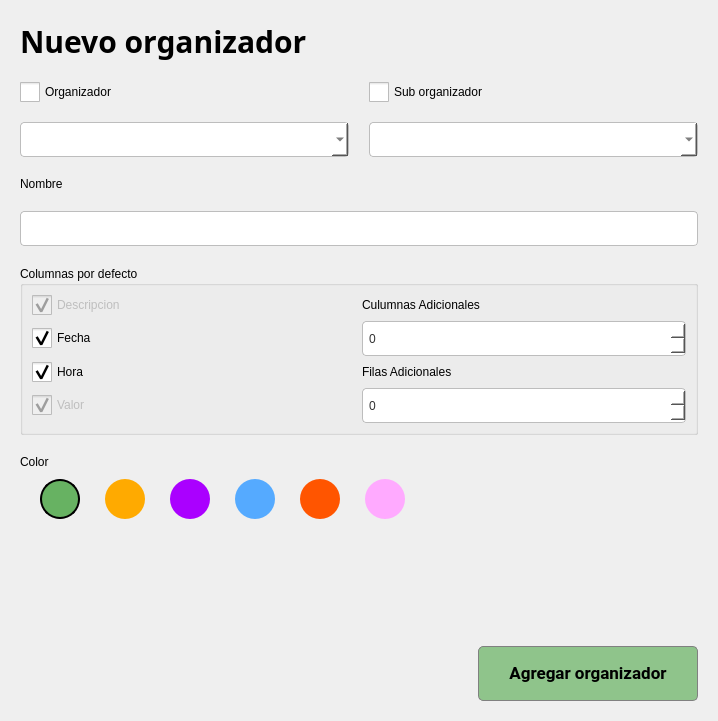
         <widget class="QWidget" name="nuevo_organizador_page">
          <property name="styleSheet">
           <string notr="true">QCheckBox {
    spacing: 5px;
}

QCheckBox::indicator {
    width: 20px;
    height: 20px;
}


QComboBox {
    background-color: #ffffff;
    border: 1px solid #bdbdbd;
    border-radius: 4px;
    padding: 4px;
    color: #333333;
}

QComboBox:hover {
    border: 1px solid #a0a0a0;
}


QComboBox QAbstractItemView {
    background-color: #ffffff;
    border: 1px solid #bdbdbd;
    selection-background-color: #b0bec5;
    selection-color: #ffffff;
}

QLineEdit {
    background-color: #ffffff;
    border: 1px solid #bdbdbd;
    border-radius: 4px;
    padding: 4px;
    color: #333333;
}

QLineEdit:hover {
    border: 1px solid #a0a0a0;
}

QLineEdit:focus {
    border: 1px solid #78909c;
    background-color: #f0f4f7;
}

QSpinBox {
    background-color: #ffffff;
    border: 1px solid #bdbdbd;
    border-radius: 4px;
    padding: 4px;
    color: #333333;
}




</string>
          </property>
          <layout class="QGridLayout" name="gridLayout_11">
           <property name="leftMargin">
            <number>20</number>
           </property>
           <property name="topMargin">
            <number>20</number>
           </property>
           <property name="rightMargin">
            <number>20</number>
           </property>
           <property name="bottomMargin">
            <number>20</number>
           </property>
           <property name="spacing">
            <number>20</number>
           </property>
           <item row="4" column="0">
            <layout class="QVBoxLayout" name="verticalLayout_11">
             <property name="spacing">
              <number>10</number>
             </property>
             <item>
              <widget class="QLabel" name="label_12">
               <property name="text">
                <string>Color</string>
               </property>
              </widget>
             </item>
             <item>
              <layout class="QHBoxLayout" name="horizontalLayout_6">
               <property name="spacing">
                <number>25</number>
               </property>
               <property name="leftMargin">
                <number>20</number>
               </property>
               <property name="rightMargin">
                <number>20</number>
               </property>
               <item>
                <widget class="QPushButton" name="pushButton_4">
                 <property name="minimumSize">
                  <size>
                   <width>40</width>
                   <height>40</height>
                  </size>
                 </property>
                 <property name="maximumSize">
                  <size>
                   <width>40</width>
                   <height>40</height>
                  </size>
                 </property>
                 <property name="styleSheet">
                  <string notr="true">QPushButton {
	background-color: rgb(103, 178, 98);
	border: none;
	border-radius: 20px;
}
QPushButton:checked {
	border: 2px solid black;
}</string>
                 </property>
                 <property name="text">
                  <string/>
                 </property>
                 <property name="checkable">
                  <bool>true</bool>
                 </property>
                 <property name="checked">
                  <bool>true</bool>
                 </property>
                 <property name="autoExclusive">
                  <bool>true</bool>
                 </property>
                </widget>
               </item>
               <item alignment="Qt::AlignLeft">
                <widget class="QPushButton" name="pushButton_2">
                 <property name="minimumSize">
                  <size>
                   <width>40</width>
                   <height>40</height>
                  </size>
                 </property>
                 <property name="maximumSize">
                  <size>
                   <width>40</width>
                   <height>40</height>
                  </size>
                 </property>
                 <property name="styleSheet">
                  <string notr="true">QPushButton {
	background-color: rgb(255, 170, 0);
	border: none;
	border-radius: 20px;
}
QPushButton:checked {
	border: 2px solid black;
}</string>
                 </property>
                 <property name="text">
                  <string/>
                 </property>
                 <property name="checkable">
                  <bool>true</bool>
                 </property>
                 <property name="autoExclusive">
                  <bool>true</bool>
                 </property>
                </widget>
               </item>
               <item alignment="Qt::AlignLeft">
                <widget class="QPushButton" name="pushButton">
                 <property name="minimumSize">
                  <size>
                   <width>40</width>
                   <height>40</height>
                  </size>
                 </property>
                 <property name="maximumSize">
                  <size>
                   <width>40</width>
                   <height>40</height>
                  </size>
                 </property>
                 <property name="styleSheet">
                  <string notr="true">QPushButton {
	background-color: rgb(170, 0, 255);
	border: none;
	border-radius: 20px;
}
QPushButton:checked {
	border: 2px solid black;
}</string>
                 </property>
                 <property name="text">
                  <string/>
                 </property>
                 <property name="checkable">
                  <bool>true</bool>
                 </property>
                 <property name="autoExclusive">
                  <bool>true</bool>
                 </property>
                </widget>
               </item>
               <item alignment="Qt::AlignLeft">
                <widget class="QPushButton" name="pushButton_3">
                 <property name="minimumSize">
                  <size>
                   <width>40</width>
                   <height>40</height>
                  </size>
                 </property>
                 <property name="maximumSize">
                  <size>
                   <width>40</width>
                   <height>40</height>
                  </size>
                 </property>
                 <property name="styleSheet">
                  <string notr="true">QPushButton {
	
	background-color: rgb(85, 170, 255);
	border: none;
	border-radius: 20px;
}
QPushButton:checked {
	border: 2px solid black;
}</string>
                 </property>
                 <property name="text">
                  <string/>
                 </property>
                 <property name="checkable">
                  <bool>true</bool>
                 </property>
                 <property name="autoExclusive">
                  <bool>true</bool>
                 </property>
                </widget>
               </item>
               <item alignment="Qt::AlignLeft">
                <widget class="QPushButton" name="pushButton_5">
                 <property name="minimumSize">
                  <size>
                   <width>40</width>
                   <height>40</height>
                  </size>
                 </property>
                 <property name="maximumSize">
                  <size>
                   <width>40</width>
                   <height>40</height>
                  </size>
                 </property>
                 <property name="styleSheet">
                  <string notr="true">QPushButton {
	background-color: rgb(255, 85, 0);
	border: none;
	border-radius: 20px;
}
QPushButton:checked {
	border: 2px solid black;
}</string>
                 </property>
                 <property name="text">
                  <string/>
                 </property>
                 <property name="checkable">
                  <bool>true</bool>
                 </property>
                 <property name="autoExclusive">
                  <bool>true</bool>
                 </property>
                </widget>
               </item>
               <item alignment="Qt::AlignLeft">
                <widget class="QPushButton" name="pushButton_6">
                 <property name="minimumSize">
                  <size>
                   <width>40</width>
                   <height>40</height>
                  </size>
                 </property>
                 <property name="maximumSize">
                  <size>
                   <width>40</width>
                   <height>40</height>
                  </size>
                 </property>
                 <property name="styleSheet">
                  <string notr="true">QPushButton {
	background-color: rgb(255, 170, 255);
	border: none;
	border-radius: 20px;
}
QPushButton:checked {
	border: 2px solid black;
}</string>
                 </property>
                 <property name="text">
                  <string/>
                 </property>
                 <property name="checkable">
                  <bool>true</bool>
                 </property>
                 <property name="autoExclusive">
                  <bool>true</bool>
                 </property>
                </widget>
               </item>
               <item>
                <spacer name="horizontalSpacer_5">
                 <property name="orientation">
                  <enum>Qt::Horizontal</enum>
                 </property>
                 <property name="sizeHint" stdset="0">
                  <size>
                   <width>40</width>
                   <height>20</height>
                  </size>
                 </property>
                </spacer>
               </item>
              </layout>
             </item>
            </layout>
           </item>
           <item row="2" column="0">
            <layout class="QVBoxLayout" name="verticalLayout_10">
             <item>
              <widget class="QLabel" name="label_4">
               <property name="text">
                <string>Nombre</string>
               </property>
              </widget>
             </item>
             <item>
              <widget class="QLineEdit" name="lineedit_nuevoorganizaor">
               <property name="minimumSize">
                <size>
                 <width>0</width>
                 <height>35</height>
                </size>
               </property>
              </widget>
             </item>
            </layout>
           </item>
           <item row="0" column="0">
            <widget class="QLabel" name="label_11">
             <property name="font">
              <font>
               <family>Malgun Gothic</family>
               <pointsize>-1</pointsize>
               <italic>false</italic>
               <bold>true</bold>
              </font>
             </property>
             <property name="accessibleDescription">
              <string/>
             </property>
             <property name="styleSheet">
              <string notr="true">font-size: 30px;</string>
             </property>
             <property name="locale">
              <locale language="Spanish" country="Colombia"/>
             </property>
             <property name="text">
              <string>Nuevo organizador</string>
             </property>
            </widget>
           </item>
           <item row="5" column="0">
            <spacer name="verticalSpacer_8">
             <property name="orientation">
              <enum>Qt::Vertical</enum>
             </property>
             <property name="sizeHint" stdset="0">
              <size>
               <width>20</width>
               <height>107</height>
              </size>
             </property>
            </spacer>
           </item>
           <item row="1" column="0">
            <layout class="QHBoxLayout" name="horizontalLayout_5">
             <property name="spacing">
              <number>20</number>
             </property>
             <property name="leftMargin">
              <number>0</number>
             </property>
             <item>
              <layout class="QVBoxLayout" name="verticalLayout_8">
               <item>
                <widget class="QCheckBox" name="checkbox_organizador">
                 <property name="text">
                  <string>Organizador</string>
                 </property>
                </widget>
               </item>
               <item>
                <widget class="QComboBox" name="combobox_organizador">
                 <property name="enabled">
                  <bool>false</bool>
                 </property>
                 <property name="minimumSize">
                  <size>
                   <width>0</width>
                   <height>35</height>
                  </size>
                 </property>
                 <property name="editable">
                  <bool>false</bool>
                 </property>
                </widget>
               </item>
              </layout>
             </item>
             <item>
              <layout class="QVBoxLayout" name="verticalLayout_9">
               <item>
                <widget class="QCheckBox" name="checkbox_suborganizador">
                 <property name="text">
                  <string>Sub organizador</string>
                 </property>
                </widget>
               </item>
               <item>
                <widget class="QComboBox" name="combobox_suborganizador">
                 <property name="enabled">
                  <bool>false</bool>
                 </property>
                 <property name="minimumSize">
                  <size>
                   <width>0</width>
                   <height>35</height>
                  </size>
                 </property>
                 <property name="editable">
                  <bool>false</bool>
                 </property>
                </widget>
               </item>
              </layout>
             </item>
            </layout>
           </item>
           <item row="3" column="0">
            <widget class="QGroupBox" name="groupBox">
             <property name="title">
              <string>Columnas por defecto</string>
             </property>
             <layout class="QGridLayout" name="gridLayout_10">
              <item row="3" column="0">
               <widget class="QCheckBox" name="checkbox_valor">
                <property name="enabled">
                 <bool>false</bool>
                </property>
                <property name="text">
                 <string>Valor</string>
                </property>
                <property name="checkable">
                 <bool>true</bool>
                </property>
                <property name="checked">
                 <bool>true</bool>
                </property>
               </widget>
              </item>
              <item row="0" column="0">
               <widget class="QCheckBox" name="checkbox_descripcion">
                <property name="enabled">
                 <bool>false</bool>
                </property>
                <property name="text">
                 <string>Descripcion</string>
                </property>
                <property name="checkable">
                 <bool>true</bool>
                </property>
                <property name="checked">
                 <bool>true</bool>
                </property>
               </widget>
              </item>
              <item row="1" column="0">
               <widget class="QCheckBox" name="checkbox_fecha">
                <property name="enabled">
                 <bool>true</bool>
                </property>
                <property name="text">
                 <string>Fecha</string>
                </property>
                <property name="checkable">
                 <bool>true</bool>
                </property>
                <property name="checked">
                 <bool>true</bool>
                </property>
               </widget>
              </item>
              <item row="2" column="0">
               <widget class="QCheckBox" name="checkbox_hora">
                <property name="enabled">
                 <bool>true</bool>
                </property>
                <property name="text">
                 <string>Hora</string>
                </property>
                <property name="checkable">
                 <bool>true</bool>
                </property>
                <property name="checked">
                 <bool>true</bool>
                </property>
               </widget>
              </item>
              <item row="0" column="1">
               <widget class="QLabel" name="label_5">
                <property name="text">
                 <string>Culumnas Adicionales</string>
                </property>
               </widget>
              </item>
              <item row="1" column="1">
               <widget class="QSpinBox" name="spinbox_columnas">
                <property name="minimumSize">
                 <size>
                  <width>0</width>
                  <height>35</height>
                 </size>
                </property>
                <property name="minimum">
                 <number>0</number>
                </property>
                <property name="maximum">
                 <number>10</number>
                </property>
               </widget>
              </item>
              <item row="2" column="1">
               <widget class="QLabel" name="label_6">
                <property name="text">
                 <string>Filas Adicionales</string>
                </property>
               </widget>
              </item>
              <item row="3" column="1">
               <widget class="QSpinBox" name="spinbox_filas">
                <property name="minimumSize">
                 <size>
                  <width>0</width>
                  <height>35</height>
                 </size>
                </property>
                <property name="minimum">
                 <number>0</number>
                </property>
                <property name="maximum">
                 <number>10</number>
                </property>
               </widget>
              </item>
             </layout>
            </widget>
           </item>
           <item row="6" column="0">
            <layout class="QHBoxLayout" name="horizontalLayout_4">
             <item>
              <spacer name="horizontalSpacer_2">
               <property name="orientation">
                <enum>Qt::Horizontal</enum>
               </property>
               <property name="sizeHint" stdset="0">
                <size>
                 <width>458</width>
                 <height>20</height>
                </size>
               </property>
              </spacer>
             </item>
             <item>
              <widget class="QPushButton" name="agragar_nuevo_organizador_button">
               <property name="sizePolicy">
                <sizepolicy hsizetype="Preferred" vsizetype="Preferred">
                 <horstretch>0</horstretch>
                 <verstretch>0</verstretch>
                </sizepolicy>
               </property>
               <property name="minimumSize">
                <size>
                 <width>220</width>
                 <height>55</height>
                </size>
               </property>
               <property name="maximumSize">
                <size>
                 <width>110</width>
                 <height>55</height>
                </size>
               </property>
               <property name="font">
                <font>
                 <family>Roboto</family>
                 <pointsize>-1</pointsize>
                 <bold>true</bold>
                 <stylestrategy>PreferAntialias</stylestrategy>
                </font>
               </property>
               <property name="cursor">
                <cursorShape>PointingHandCursor</cursorShape>
               </property>
               <property name="styleSheet">
                <string notr="true">QPushButton {
    background-color: rgba(103, 178, 98, 180); 
    font-size: 17px;
    padding: 15px;
    border: 1px solid gray;
    border-radius: 5px;
    color: black;
}

QPushButton:hover {
    background-color: rgba(103, 178, 98, 150);
    font-size: 18px;
}

QPushButton:pressed {
    background-color: rgba(103, 178, 98, 200);
    font-size: 18px;
    border: none;
}
</string>
               </property>
               <property name="text">
                <string>Agregar organizador</string>
               </property>
               <property name="checkable">
                <bool>true</bool>
               </property>
              </widget>
             </item>
            </layout>
           </item>
          </layout>
         </widget>
